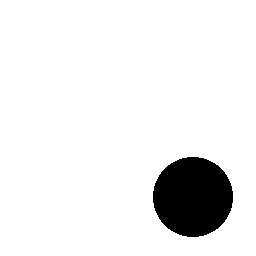
#> input picture Synthetic_data/Synthetic-4obj.tif, 256 x 256 px; the run also reads 2 pictures not shown here
$ jupyter execute --allow-errors Mix-and-unmix.ipynb   (shell and % lines are left out)
#> lines starting #> are read from the running program, lines starting #| are printed output that depends on the picture
# Spectral mixing and unmixing in fluorescence microscopy

In fluorescence microscopy, different fluorescent probes can be used to label different structures or proteins. Since the excitation and emission spectra of the probes are relatively broad, there can be considerable mixing of the signals The mixing of the emitted signals is generally indicated as 'crosstalk' or 'bleed-through'. The most popular strategy to avoid mixing is to optimize the combination of probes in such a way that spectral overlap is minimized. This poses several restrictions on the number of probes and their emission spectrum. Another way to deal with mixing is to correct for it by 'spectral unmixing' [(doi:10.1016/S0014-5793(03)00521-0)](https://doi.org/10.1016/S0014-5793(03)00521-0). This is readily achieved when (i) the number of detection channels is equal or higher than the number of probes and (ii) the emission profile of the individual probes is available (either from measurements or a theoretical calculation). Below the mixing and unmixing of the emission signals is demonstrated.

First, the necessary libraries are loaded:

[cell 1]
import skimage
import matplotlib.pyplot as plt
import numpy as np

Check and change working dir:

[cell 2]
%cd Synthetic_data

## 1. Overdetermined systems (channels > probes)
In case we have more spectral changgels than fluorescent probes, we have an 'overdetermined' system [(doi:10.1016/S0014-5793(03)00521-0)](https://doi.org/10.1016/S0014-5793(03)00521-0). Below, we illustrate the case where we have two probes and 8 emission channels.

We load a synthetic image with the two objects (reflecting two emission colors). In each image, a different object is visible at a unique location. The images reflect the distribution of the object and correspond to the pure signal emitted by the object.

[cell 3]
im_raw = skimage.io.imread("Synthetic-2obj.tif")

Let's look at the dimensions:

[cell 4]
im_raw.shape
#> Out = (2, 256, 256)

From the dimensions, we can infer that the image stack consists of 2 images that each are 256x256 pixels. To show the first image of the stack (python counts from zero):

[cell 5]
plt.imshow(im_raw[0])
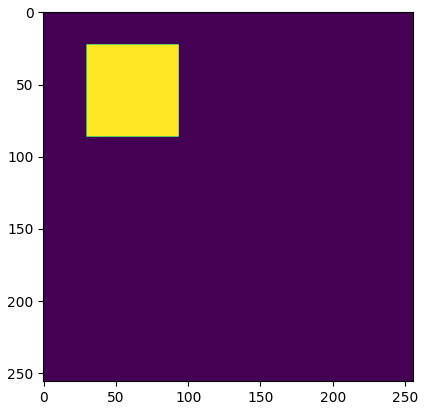
#> figure drawn by matplotlib, 1 panel

### 1.1 Mix

Let's plot the two images of the stack:

[cell 6]
for i in range(2):
    plt.subplot(1,2,i+1)
    plt.imshow(im_raw[i])
    plt.axis('off')
plt.show()
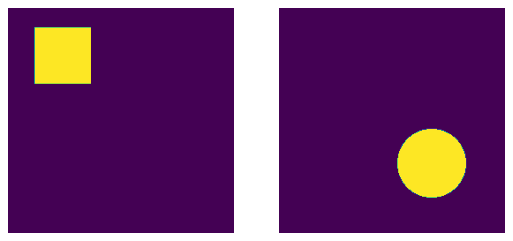
#> figure drawn by matplotlib, 2 panels

These two objects represent two structures, labeled with two different probes that have a unique emission profile. The spectral profile is defined in a matrix and we add this information by multiplying the images with a mixing matrix.
In this matrix (mix), the column reflects the emission of an object in the 8 channels. The sum of each column is normalized to 1.

[cell 7]
mix = np.array(
    [[0.05, 0.],
     [0.50, 0.05],
     [0.25, 0.6],
     [0.15, 0.15],
     [0.05, 0.1],
     [0,    0.05],
     [0,    0.03],
     [0,    0.02]
    ])

Just a check whether this matrix is correctly assigned:

[cell 8]
mix

Let's mix the synthetic image with the mixing matrix:

[cell 9]
mixed = np.einsum('ji,ikl->jkl', mix, im_raw)

Checking the shape of the new array:

[cell 10]
mixed.shape
#> Out = (8, 256, 256)

The resulting data, shows the distribution of the fluorescence over 8 channels. Let's plot the result:

[cell 11]
plt.figure(figsize=(12,12))
for i in range(8):
    plt.subplot(1,8,i+1)
    plt.imshow(mixed[i], vmin=0, vmax=128)
    plt.axis('off')
plt.show()
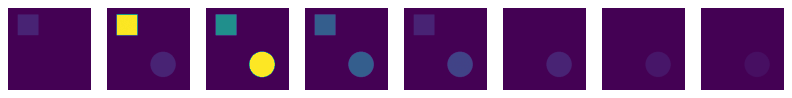
#> figure drawn by matplotlib, 8 panels

The signal is now distributed over multiple channels. The maximal signal of the square object is in channel 2 and that of the round object in channel 3.
This distribution of the signal corresponds with the mixing matrix (mix).

The resulting stack is a realistic set of images acquired from objects that emit at different wavelengths. When we know (and here we do!) the mixing matrix, we can use that to _unmix_ the data and show the distribution of the pure components.

### 1.2 Unmix

We have an _overdetermined_ system, with more channels than objects. The mixing matrix is not square, so we cannot simply invert the mixing matrix. We use the equation in Novo et al. (2013), [DOI: 10.1002/cyto.a.22272](https://dx.doi.org/10.1002/cyto.a.22272) to arrive at an umixing matrix:

(M<sup>T</sup>M)<sup>-1</sup>M<sup>T</sup>

The transposed matrix M<sup>T</sup> is calculated like this:

[cell 12]
t_mix = np.einsum('ij->ji', mix)

Now, we can calculate the unmixing matrix according to (M<sup>T</sup>M)<sup>-1</sup>M<sup>T</sup>:

[cell 13]
inv_mix = np.matmul(np.linalg.inv(np.matmul(t_mix,mix)), t_mix)

Let's inspect the unmixing matrix:

[cell 14]
inv_mix

[cell 15]
inv_mix.shape

When the mixing matrix and its inverse M<sup>-1</sup> are multiplied an identity matrix is the result. Let's check that:

[cell 16]
np.dot(inv_mix,mix)

Let's now use the unmixing matrix. To this end, the unmixing matrix will be multiplied with the (8 channel) image stack (this calculation is similar to the calculation that was used to generate the mixed stack):

[cell 17]
unmixed = np.einsum('ji,ikl->jkl', inv_mix, mixed)

[cell 18]
unmixed.shape
#> Out = (2, 256, 256)

[cell 19]
unmixed.dtype

[cell 20]
for i in range(2):
    plt.subplot(1,2,i+1)
    plt.imshow(unmixed[i])
    plt.axis('off')
plt.show()

And we're back to square one. From the 8-channel image stack, we have determined the distribution of the pure components. This example is an ideal case with no noise, no background, and strong signals. In experimental images these other conbrutions will interfere with the unmixing and complicate the isolation of pure signals.

## 2. Determined systems (channels = probes)
In case we have the same number of spectral changgels and fluorescent probes, we have a 'determined' system [(doi:10.1016/S0014-5793(03)00521-0)](https://doi.org/10.1016/S0014-5793(03)00521-0). Below, we illustrate the case where we have 4 probes and 4 emission channels.

Below, we load a synthetic image with four slices. Each slice is a square object at a different location. This square object reflects the distribution and intensity of the pure component.

[cell 21]
im_raw = skimage.io.imread("Synthetic-4obj.tif")
#> im_raw is the input picture: shape (256, 256, 4); mean R, G, B, A 18, 19.8, 7.2, 19.5

Let's look at the dimensions:

[cell 22]
im_raw.shape
#> Out = (256, 256, 4)

The image stack consists of 4 channels that each are 256x256 pixels. To show the first image of the stack (python counts from zero):

[cell 23]
plt.imshow(im_raw[:,:,0])

The order of the dimensions can be changed. Below, we move the channel (originally the third dimensions) to the first (zero) position:

[cell 24]
im_raw_t = np.transpose(im_raw, (2, 0, 1))

[cell 25]
im_raw_t.shape
#> Out = (4, 256, 256)

### 2.1 Mix

Let's plot all four images of the stack, showing the four objects:

[cell 26]
plt.figure(figsize=(12,12))
for i in range(4):
    plt.subplot(1,4,i+1)
    plt.imshow(im_raw_t[i])
    plt.axis('off')
plt.show()
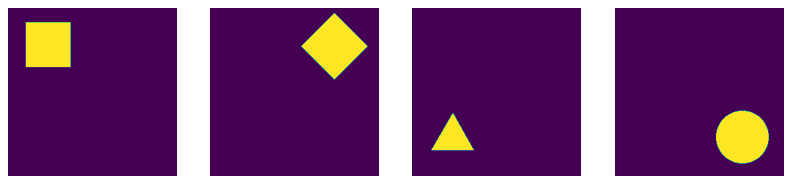
#> figure drawn by matplotlib, 4 panels

It is clear that each image/channel has a unique shape at a different location. These objects represent the pure components with a unique emission profile. In fluorescence imaging, there is often bleed-through between the channels. Here, we will add the bleed-through by multiplying the images with a mixing matrix. This mixing matrix is also artificial, but it recapitulates some aspects of fluorescence. It has a single peak and a tail at higher wavelengths.
The mixing matrix defines how the objects emission spreads over the different channels. In this matrix (mix), the column reflects the emission of an object in the four channels. The sum of each column is normalized to 1.

[cell 27]
mix = np.array(
    [[.50, 0.0, 0.0, 0.0],
     [.25, 0.6, 0.1, 0.0],
     [.25, 0.2, 0.7, 0.1],
     [.00, 0.1, 0.2, 0.9]
    ])

Let's mix the synthetic image with the mixing matrix to get a realistic four channel stack of images. Here we use the 'np.einsum' function for matrix calculations. This is a bit of a complicated notation and this is because we are multiplying a 2D mixing matrix with 3D image data. The j and i specify the rows and columns of the mixing matrix and the ikl define the three dimensions of the image data and define that the channels of the image data need to be mixed by the mixing matrix.

[cell 28]
mixed = np.einsum('ji,ikl->jkl', mix, im_raw_t)

Checking the shape of the new array:

[cell 29]
mixed.shape

The new image stack has the same dimension as the original data and that is correct. Let's plot the result:

[cell 30]
plt.figure(figsize=(12,12))
for i in range(4):
    plt.subplot(1,4,i+1)
    plt.imshow(mixed[i], vmin=0, vmax=128)
    plt.axis('off')
plt.show()
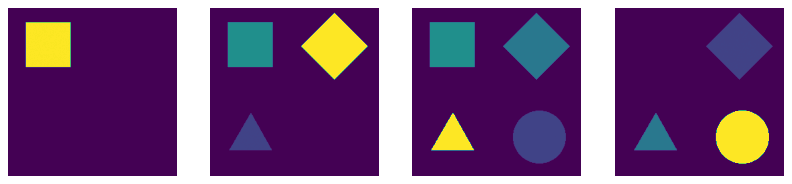
#> figure drawn by matplotlib, 4 panels

It is clear that the objects now show a signal in multiple channels. For instance, the square in the upper left corner is has the strongest signal in the first image, but is also visible (with half of the signal) in the 2nd and 3rd channel. This distribution of the signal was defined in the mixing matrix (mix).

The resulting stack is a realistic set of images acquired from objects that emit at different wavelengths. When we know (and here we do!) the mixing matrix, we can use that to _unmix_ the data and calculate the distribution of the pure components.

### 2.2 Unmix

First, we need to calculate the inverted form of the mixing matrix:

[cell 31]
inv_mix = np.linalg.inv(mix)
inv_mix

[cell 32]
inv_mix.dtype

When the mixing matrix and its inverse are multiplied the identity matrix is the result:

[cell 33]
np.dot(inv_mix,mix)

Let's now apply this to unmixing. The image stack will be multiplied with the inverted matrix in the same way that we generated the mixed data. So the notation for the einsum function is the same:

[cell 34]
unmixed = np.einsum('ji,ikl->jkl', inv_mix, mixed)

[cell 35]
unmixed.shape

[cell 36]
plt.figure(figsize=(12,12))
for i in range(4):
    plt.subplot(1,4,i+1)
    plt.imshow(unmixed[i])
    plt.axis('off')
plt.show()

That's it. We have unmixed the stack and we have isolated the pure components.

## 3. Time-lapse imaging of a determined system

When objects are imaged at different timepoints, this adds another dimension to the data. In other words, time is added to the spatial and spectral dimensions. The principle of mixing and unmixing remains exactly the same, but the data is larger and more complex.

First, we load a synthetic dataset in which four object change location over time:

[cell 37]
im_raw = skimage.io.imread("4obj_time.tif")

Let's check the shape:

[cell 38]
im_raw.shape

There are 60 timepoints with 256x256 images and 4 objects. Let's look at the 10th timepoint for the first object:

[cell 39]
plt.imshow(im_raw[9,:,:,0])
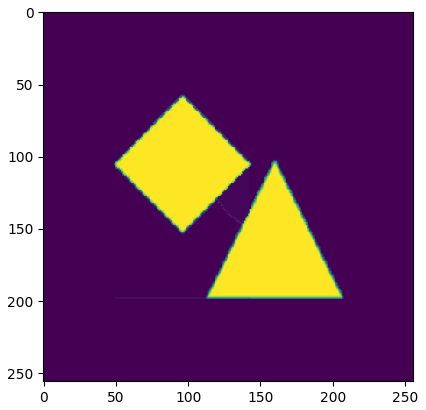
#> figure drawn by matplotlib, 1 panel

To keep the data and the processing compatible with the previous code, I change the order of the dimensions so that the channel/object data comes first and time as last:

[cell 40]
im_raw_t = np.transpose(im_raw, (3, 1, 2, 0))

[cell 41]
im_raw_t.shape

Let's plot a subset of these data. Specifically, timepoint 42:

[cell 42]
plt.figure(figsize=(12,12))
#> (the rest of this cell did not finish here and is left out)

### 3.1 Mix

Let's mix the timelapse data with the mixing matrix. We'll use exactly the same matrix as in 2.1. Let's see if this matrix is still correctly defined:

[cell 43]
mix

Now, we will mix the 2D matrix with a 4D dataset. Since added a dimension to the matrix, we can add that to the einsum function as well:

#> (a cell that did not finish here is left out)

Note that we can also write the higher dimension in the einsum function with ellipsis. This is particularly helpful if there are additional dimensions on top of time (for instance z, or anythin else):

#> (a cell that did not finish here is left out)

[cell 46]
mixed.shape

The shape is as expected. Now let's look again at the data of timepoint 42:

[cell 47]
plt.figure(figsize=(12,12))
#> (the rest of this cell did not finish here and is left out)

Clearly, the signals are mixed and overlapping. Let's save this mixed timelapse data, but first we transpose the data:

#> (a cell that did not finish here is left out)

The einsum function can also be used to change the order of the dimensions and it may in fact be a bit more intuitive:

#> (a cell that did not finish here is left out)

In this shape, the tif file can be opened as a hyperstack in FIJI/ImageJ

[cell 50]
# To save the mixed image stack (~125 Mb) uncomment:
# skimage.io.imsave('mixed_4obj_time.tif', mixed_t)

### 3.2 Unmix

The unmixing with the inverted matrix (that we calculated in 2.2) is straightforward:

[cell 51]
unmixed = np.einsum('ji,ikl...->jkl...', inv_mix, mixed)

[cell 52]
unmixed.shape
